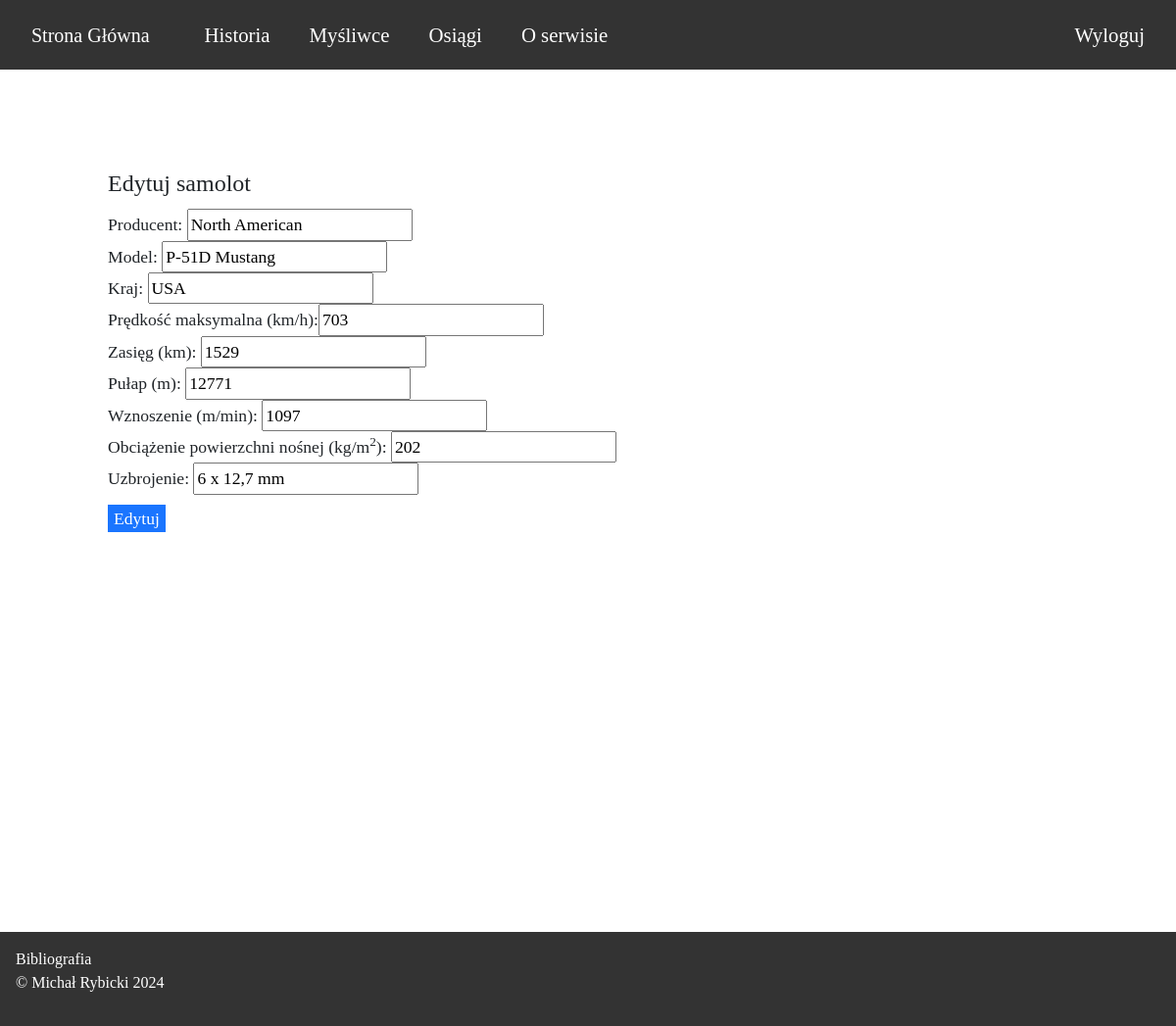
Screenshot of /edytuj.php?id=1 (signed in) with the database file from the repository.
### tables this page shows
CREATE TABLE `aircraft` (
  `id` int NOT NULL,
  `company` varchar(30) NOT NULL,
  `model` varchar(30) NOT NULL,
  `country` varchar(20) NOT NULL,
  `speed` int NOT NULL,
  `combat_range` int NOT NULL,
  `ceiling` int NOT NULL,
  `climb` int NOT NULL,
  `wing_loading` int NOT NULL,
  `armament` varchar(40) NOT NULL
);

### edytuj.php (the view, shortened to what this page needs)
<?php
	$conn = mysqli_connect($dbhost, $dbuser, $dbpass, $dbname)
	or die('Błąd połączenia z serwerem: ' . mysqli_error($conn));
	mysqli_query($conn, 'SET NAMES utf8');
?>
<!DOCTYPE html>
<html>
	<head>
		<link href="https://cdn.jsdelivr.net/npm/bootstrap@5.3.2/dist/css/bootstrap.min.css" rel="stylesheet">
		<link rel="stylesheet" href="styles.css">
	</head>
	<body>
		<nav class="navbar navbar-expand-lg">
			<div class="container-fluid">
				<a class="navbar-brand" href="index.html">Strona Główna</a>
				<div class="collapse navbar-collapse" id="collapsibleNavbar">
					<ul class="navbar-nav">
						<li class="nav-item">
							<a class="nav-link" href="historia.html">Historia</a>
						</li>
						<li class="nav-item">
							<a class="nav-link" href="mysliwce.html">Myśliwce</a>
						</li>
						<li class="nav-item">
							<a class="nav-link" href="osiagi.php">Osiągi</a>
						</li>
						<li class="nav-item">
							<a class="nav-link" href="oserwisie.html">O serwisie</a>
						</li>
					</ul>
				</div>
				<div class="collapse navbar-collapse justify-content-end" id="collapsibleNavbar">
					<ul class="navbar-nav">
						<li class="nav-item">
							<a class="nav-link" href="logout.php">Wyloguj</a>
						</li>
					</ul>
				</div>
		  </div>
		</nav>
		<article>
			<div class="container m-5">
				<?php
					$result = mysqli_query($conn, "SELECT * FROM aircraft WHERE aircraft.id='".$_GET['id']."';")
					or die("Błąd w zapytaniu do bazy");
					echo '<form action="modyfikacja.php" method="post">';
					echo '<fieldset>';
					echo '<legend>Edytuj samolot</legend>';
					$row = mysqli_fetch_array($result);
					echo 'Producent: '.'<input type="text" name="new_company" value="'.$row['company'].'"><br>';
					echo 'Model: '.'<input type="text" name="new_model" value="'.$row['model'].'"><br>';
					echo 'Kraj: '.'<input type="text" name="new_country" value="'.$row['country'].'"><br>';
					echo 'Prędkość maksymalna (km/h):'.'<input type="text" name="new_speed" value="'.$row['speed'].'"><br>';
					echo 'Zasięg (km): '.'<input type="text" name="new_range" value="'.$row['combat_range'].'"><br>';
					echo 'Pułap (m): '.'<input type="text" name="new_ceiling" value="'.$row['ceiling'].'"><br>';
					echo 'Wznoszenie (m/min): '.'<input type="text" name="new_climb" value="'.$row['climb'].'"><br>';
					echo 'Obciążenie powierzchni nośnej (kg/m<sup>2</sup>): '.'<input type="text" name="new_wing_l" value="'.$row['wing_loading'].'"><br>';
					echo 'Uzbrojenie: '.'<input type="text" name="new_armament" value="'.$row['armament'].'"><br>';
					echo '<button type="submit">Edytuj</button>';
					echo '</fieldset>';
					echo '</form>';
				?>
			</div>
		</article>
		<div class="container-fluid p-3 footer">
			<a href="bibliografia.html">Bibliografia</a>
			<p>&#169; Michał Rybicki 2024</p>
		</div>
	</body>
</html>

### styles.css (style rules this page uses)
body, html { font-family: Georgia, "Bitstream Charter", "URW Bookman L", serif; }
.navbar { background-color: #333333; min-height: 70px; font-size: 130%; margin: 0; padding: 0; }
.nav-link, .navbar-brand { color: white !important; padding: 20px; }
.nav-link { padding-left: 20px !important; padding-right: 20px !important; }
article { min-height: 100vh; font-size: 110%; position: relative; }
.footer { color: white; background-color: #333333; min-height: 70px; margin-top: 80px; }
.footer a { color: white; text-decoration: none; }

### edytuj.php (style rules this page uses)
article { margin: 0; padding: 50px; overflow: hidden; }
button { color: white; background-color: #1a75ff; border: none; margin-top: 10px; }

### rows the page displays
aircraft: new_company "North American", new_model "P-51D Mustang", new_country "USA", new_speed "703", new_range "1529", new_ceiling "12771", new_climb "1097", new_wing_l "202", new_armament "6 x 12,7 mm"
